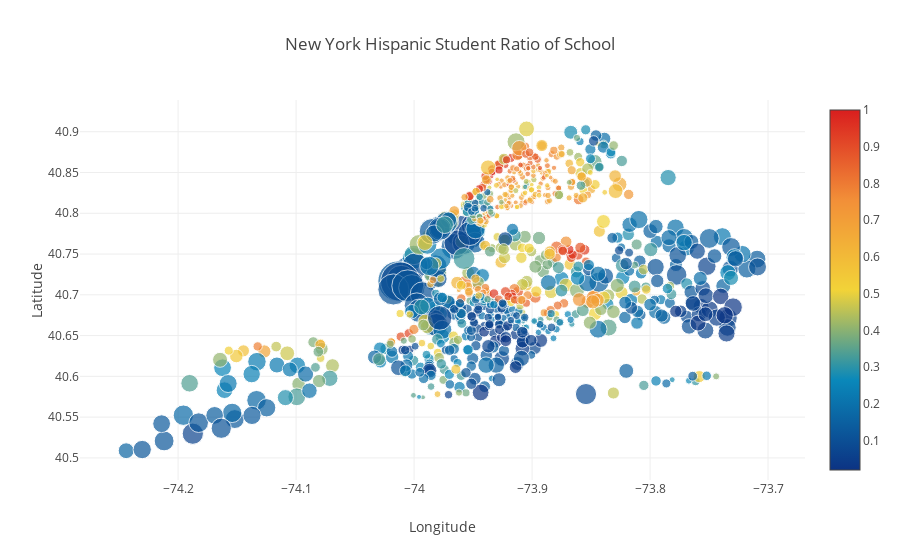

The notebook cell this image was saved under:
### Code cell
data_his = [
    {
        'x': df['Longitude'],
        'y': df['Latitude'],
        'text': df['School Name'],
        'mode': 'markers',
        'marker': {
            'color': df['Percent Hispanic'],
            'size': df['School Income Estimate']/4500,
            'showscale': True,
            'colorscale': 'Portland'
        }
        
    }
]

layout = go.Layout(
    title='New York Hispanic Student Ratio of School',
    xaxis=dict(title='Longitude'),
    yaxis=dict(title='Latitude'))

fig = go.Figure(data=data_his, layout=layout)
iplot(fig, filename='scatter_hover_labels_hispanic_ratio')

### Figure 1 — Plotly figure (JSON) as saved in the notebook; plotly's stock layout.template omitted (floating-point values rounded to 4 significant figures; data arrays with more than 128 entries replaced by an {"elided": "..."} marker saying what was removed)
{"data": [{"marker": {"color": {"elided": "1272 float values"}, "colorscale": "Portland", "showscale": true, "size": {"elided": "1272 float values"}}, "mode": "markers", "text": {"elided": "1272 str values"}, "type": "scatter", "uid": "5d72e026-94af-11e8-ba0f-ba30cb1f1e85", "x": {"elided": "1272 float values"}, "y": {"elided": "1272 float values"}}], "layout": {"title": "New York Hispanic Student Ratio of School", "xaxis": {"title": "Longitude"}, "yaxis": {"title": "Latitude"}}}
